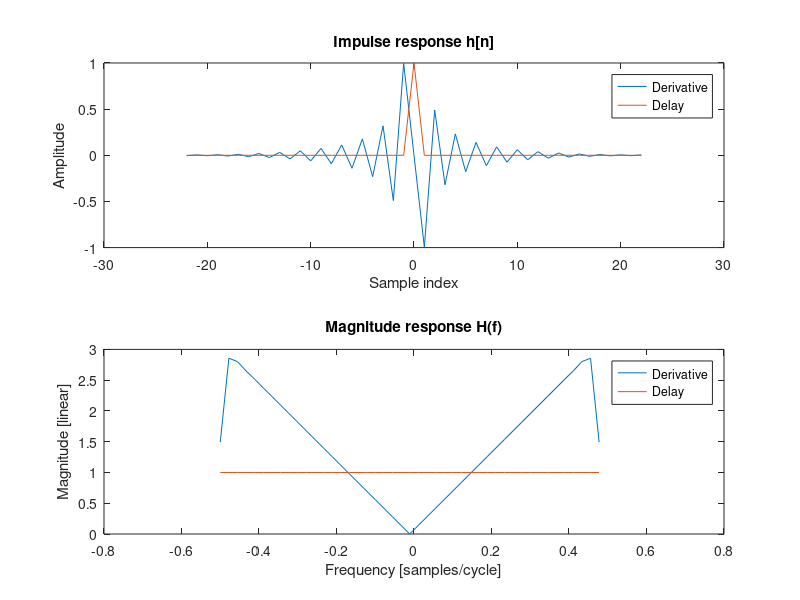

MATLAB code to generate this figure:

% Design derivative and delay filter
L = 22; % Filter delay
n = [-L:L].'; % Time vector
deriv = (-1).^n ./ n; % Derivative filter impulse response
deriv(L+1) = 0; % Fix the zero in the center
deriv = deriv.*hamming(2*L+1); % Include the Hamming window
delay = zeros(2*L+1,1); % Make a delay filter
delay(L+1) = 1; % Set the delay


%plot the derivative and delay filter impulse response
t = [0:length(deriv)-1] - (floor(length(deriv)/2));
figure();
subplot(211);
plot(t,deriv); hold on;
plot(t,delay); hold off;
xlabel('Sample index');
ylabel('Amplitude');
title('Impulse response h[n]');
legend('Derivative','Delay');
shg;

t = [0:length(deriv)-1]/length(deriv) - 0.5;
subplot(212);
plot(t,fftshift(abs(fft(deriv)))); hold on;
plot(t,fftshift(abs(fft(delay)))); hold off;
xlabel('Frequency [samples/cycle]');
ylabel('Magnitude [linear]');
title('Magnitude response H(f)');
legend('Derivative','Delay');
shg;